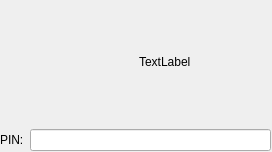
<?xml version="1.0" encoding="UTF-8"?>
<ui version="4.0">
 <class>dialogWidget</class>
 <widget class="QWidget" name="dialogWidget">
  <property name="geometry">
   <rect>
    <x>0</x>
    <y>0</y>
    <width>272</width>
    <height>152</height>
   </rect>
  </property>
  <property name="windowTitle">
   <string>Form</string>
  </property>
  <widget class="QWidget" name="gridLayoutWidget">
   <property name="geometry">
    <rect>
     <x>0</x>
     <y>0</y>
     <width>271</width>
     <height>151</height>
    </rect>
   </property>
   <layout class="QGridLayout" name="gridLayout">
    <item row="0" column="0">
     <layout class="QHBoxLayout" name="horizontalLayout">
      <item>
       <widget class="QWidget" name="imageContainer" native="true">
        <property name="minimumSize">
         <size>
          <width>64</width>
          <height>64</height>
         </size>
        </property>
       </widget>
      </item>
      <item>
       <widget class="QLabel" name="descLabel">
        <property name="minimumSize">
         <size>
          <width>0</width>
          <height>71</height>
         </size>
        </property>
        <property name="text">
         <string>TextLabel</string>
        </property>
       </widget>
      </item>
     </layout>
    </item>
    <item row="1" column="0">
     <layout class="QHBoxLayout" name="horizontalLayout_2">
      <item>
       <widget class="QLabel" name="label">
        <property name="text">
         <string>PIN:</string>
        </property>
       </widget>
      </item>
      <item>
       <widget class="KLineEdit" name="pin"/>
      </item>
     </layout>
    </item>
   </layout>
  </widget>
 </widget>
 <customwidgets>
  <customwidget>
   <class>KLineEdit</class>
   <extends>QLineEdit</extends>
   <header>klineedit.h</header>
  </customwidget>
 </customwidgets>
 <resources/>
 <connections/>
</ui>
